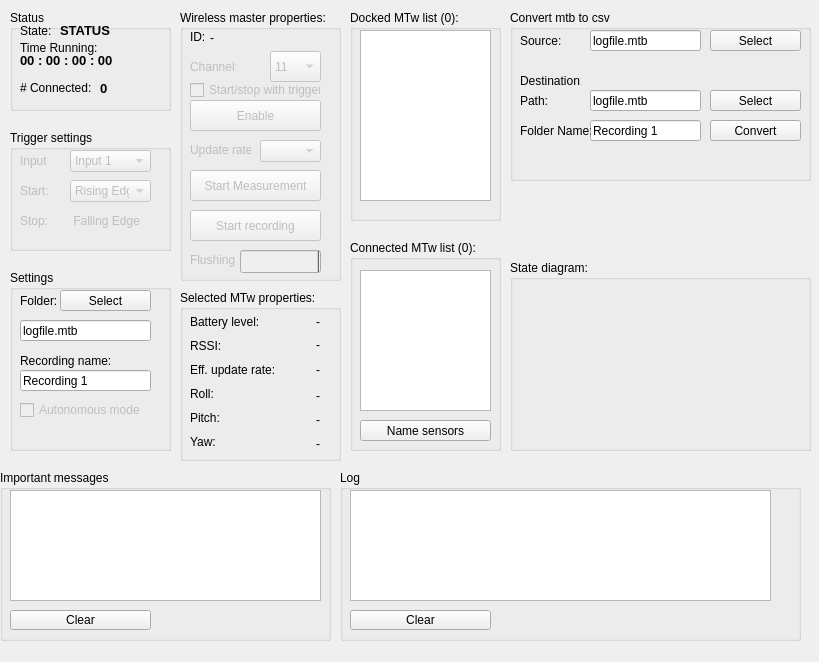
<?xml version="1.0" encoding="UTF-8"?>
<ui version="4.0">
 <class>MainWindow</class>
 <widget class="QMainWindow" name="MainWindow">
  <property name="geometry">
   <rect>
    <x>0</x>
    <y>0</y>
    <width>819</width>
    <height>662</height>
   </rect>
  </property>
  <property name="sizePolicy">
   <sizepolicy hsizetype="Preferred" vsizetype="Preferred">
    <horstretch>0</horstretch>
    <verstretch>0</verstretch>
   </sizepolicy>
  </property>
  <property name="windowTitle">
   <string>Awinda monitor</string>
  </property>
  <widget class="QWidget" name="centralWidget">
   <widget class="QGroupBox" name="connectedMtwListGroupBox">
    <property name="geometry">
     <rect>
      <x>350</x>
      <y>240</y>
      <width>151</width>
      <height>211</height>
     </rect>
    </property>
    <property name="title">
     <string>Connected MTw list (0):</string>
    </property>
    <widget class="QListWidget" name="connectedMtwList">
     <property name="geometry">
      <rect>
       <x>10</x>
       <y>30</y>
       <width>131</width>
       <height>141</height>
      </rect>
     </property>
     <property name="sortingEnabled">
      <bool>true</bool>
     </property>
    </widget>
    <widget class="QPushButton" name="linkButton">
     <property name="enabled">
      <bool>true</bool>
     </property>
     <property name="geometry">
      <rect>
       <x>10</x>
       <y>180</y>
       <width>131</width>
       <height>21</height>
      </rect>
     </property>
     <property name="text">
      <string>Name sensors</string>
     </property>
    </widget>
   </widget>
   <widget class="QGroupBox" name="mtwPropertiesGroupBox">
    <property name="geometry">
     <rect>
      <x>180</x>
      <y>290</y>
      <width>161</width>
      <height>171</height>
     </rect>
    </property>
    <property name="title">
     <string>Selected MTw properties:</string>
    </property>
    <widget class="QLabel" name="batteryLevelCaptionLabel">
     <property name="geometry">
      <rect>
       <x>10</x>
       <y>24</y>
       <width>71</width>
       <height>16</height>
      </rect>
     </property>
     <property name="text">
      <string>Battery level:</string>
     </property>
     <property name="scaledContents">
      <bool>true</bool>
     </property>
    </widget>
    <widget class="QLabel" name="effUpdateRateCaptionLabel">
     <property name="geometry">
      <rect>
       <x>10</x>
       <y>72</y>
       <width>91</width>
       <height>16</height>
      </rect>
     </property>
     <property name="text">
      <string>Eff. update rate:</string>
     </property>
    </widget>
    <widget class="QLabel" name="rssiCaptionLabel">
     <property name="enabled">
      <bool>true</bool>
     </property>
     <property name="geometry">
      <rect>
       <x>10</x>
       <y>48</y>
       <width>46</width>
       <height>16</height>
      </rect>
     </property>
     <property name="text">
      <string>RSSI:</string>
     </property>
    </widget>
    <widget class="QLabel" name="rssiLabel">
     <property name="geometry">
      <rect>
       <x>90</x>
       <y>48</y>
       <width>50</width>
       <height>13</height>
      </rect>
     </property>
     <property name="text">
      <string>-</string>
     </property>
     <property name="alignment">
      <set>Qt::AlignRight|Qt::AlignTrailing|Qt::AlignVCenter</set>
     </property>
    </widget>
    <widget class="QLabel" name="batteryLevelLabel">
     <property name="geometry">
      <rect>
       <x>90</x>
       <y>24</y>
       <width>50</width>
       <height>16</height>
      </rect>
     </property>
     <property name="layoutDirection">
      <enum>Qt::LeftToRight</enum>
     </property>
     <property name="text">
      <string>-</string>
     </property>
     <property name="alignment">
      <set>Qt::AlignRight|Qt::AlignTrailing|Qt::AlignVCenter</set>
     </property>
    </widget>
    <widget class="QLabel" name="effUpdateRateLabel">
     <property name="geometry">
      <rect>
       <x>90</x>
       <y>72</y>
       <width>50</width>
       <height>16</height>
      </rect>
     </property>
     <property name="text">
      <string>-</string>
     </property>
     <property name="alignment">
      <set>Qt::AlignRight|Qt::AlignTrailing|Qt::AlignVCenter</set>
     </property>
    </widget>
    <widget class="QLabel" name="rollLabel">
     <property name="geometry">
      <rect>
       <x>69</x>
       <y>96</y>
       <width>71</width>
       <height>20</height>
      </rect>
     </property>
     <property name="text">
      <string>-</string>
     </property>
     <property name="alignment">
      <set>Qt::AlignRight|Qt::AlignTrailing|Qt::AlignVCenter</set>
     </property>
    </widget>
    <widget class="QLabel" name="rollCaptionLabel">
     <property name="geometry">
      <rect>
       <x>10</x>
       <y>96</y>
       <width>46</width>
       <height>16</height>
      </rect>
     </property>
     <property name="text">
      <string>Roll:</string>
     </property>
    </widget>
    <widget class="QLabel" name="yawCaptionLabel">
     <property name="geometry">
      <rect>
       <x>10</x>
       <y>144</y>
       <width>46</width>
       <height>16</height>
      </rect>
     </property>
     <property name="text">
      <string>Yaw:</string>
     </property>
    </widget>
    <widget class="QLabel" name="pitchLabel">
     <property name="geometry">
      <rect>
       <x>69</x>
       <y>120</y>
       <width>71</width>
       <height>20</height>
      </rect>
     </property>
     <property name="text">
      <string>-</string>
     </property>
     <property name="alignment">
      <set>Qt::AlignRight|Qt::AlignTrailing|Qt::AlignVCenter</set>
     </property>
    </widget>
    <widget class="QLabel" name="pitchCaptionLabel">
     <property name="geometry">
      <rect>
       <x>10</x>
       <y>120</y>
       <width>46</width>
       <height>16</height>
      </rect>
     </property>
     <property name="text">
      <string>Pitch:</string>
     </property>
    </widget>
    <widget class="QLabel" name="yawLabel">
     <property name="geometry">
      <rect>
       <x>69</x>
       <y>144</y>
       <width>71</width>
       <height>20</height>
      </rect>
     </property>
     <property name="text">
      <string>-</string>
     </property>
     <property name="alignment">
      <set>Qt::AlignRight|Qt::AlignTrailing|Qt::AlignVCenter</set>
     </property>
    </widget>
   </widget>
   <widget class="QGroupBox" name="stationPropertiesGroupBox">
    <property name="geometry">
     <rect>
      <x>180</x>
      <y>10</y>
      <width>161</width>
      <height>271</height>
     </rect>
    </property>
    <property name="title">
     <string>Wireless master properties:</string>
    </property>
    <widget class="QLabel" name="updateRateCaptionLabel">
     <property name="enabled">
      <bool>false</bool>
     </property>
     <property name="geometry">
      <rect>
       <x>10</x>
       <y>130</y>
       <width>61</width>
       <height>20</height>
      </rect>
     </property>
     <property name="text">
      <string>Update rate:</string>
     </property>
    </widget>
    <widget class="QComboBox" name="allowedUpdateRatesComboBox">
     <property name="enabled">
      <bool>false</bool>
     </property>
     <property name="geometry">
      <rect>
       <x>80</x>
       <y>130</y>
       <width>61</width>
       <height>22</height>
      </rect>
     </property>
    </widget>
    <widget class="QLabel" name="channelCaptionLabel">
     <property name="enabled">
      <bool>false</bool>
     </property>
     <property name="geometry">
      <rect>
       <x>10</x>
       <y>50</y>
       <width>46</width>
       <height>13</height>
      </rect>
     </property>
     <property name="text">
      <string>Channel:</string>
     </property>
    </widget>
    <widget class="QComboBox" name="channelComboBox">
     <property name="enabled">
      <bool>false</bool>
     </property>
     <property name="geometry">
      <rect>
       <x>90</x>
       <y>41</y>
       <width>51</width>
       <height>31</height>
      </rect>
     </property>
     <item>
      <property name="text">
       <string>11</string>
      </property>
     </item>
     <item>
      <property name="text">
       <string>12</string>
      </property>
     </item>
     <item>
      <property name="text">
       <string>13</string>
      </property>
     </item>
     <item>
      <property name="text">
       <string>14</string>
      </property>
     </item>
     <item>
      <property name="text">
       <string>15</string>
      </property>
     </item>
     <item>
      <property name="text">
       <string>16</string>
      </property>
     </item>
     <item>
      <property name="text">
       <string>17</string>
      </property>
     </item>
     <item>
      <property name="text">
       <string>18</string>
      </property>
     </item>
     <item>
      <property name="text">
       <string>19</string>
      </property>
     </item>
     <item>
      <property name="text">
       <string>20</string>
      </property>
     </item>
     <item>
      <property name="text">
       <string>21</string>
      </property>
     </item>
     <item>
      <property name="text">
       <string>22</string>
      </property>
     </item>
     <item>
      <property name="text">
       <string>23</string>
      </property>
     </item>
     <item>
      <property name="text">
       <string>24</string>
      </property>
     </item>
     <item>
      <property name="text">
       <string>25</string>
      </property>
     </item>
    </widget>
    <widget class="QLabel" name="stationIdCaptionLabel">
     <property name="geometry">
      <rect>
       <x>10</x>
       <y>20</y>
       <width>46</width>
       <height>13</height>
      </rect>
     </property>
     <property name="text">
      <string>ID:</string>
     </property>
    </widget>
    <widget class="QLabel" name="stationIdLabel">
     <property name="geometry">
      <rect>
       <x>30</x>
       <y>20</y>
       <width>61</width>
       <height>16</height>
      </rect>
     </property>
     <property name="text">
      <string>-</string>
     </property>
     <property name="scaledContents">
      <bool>false</bool>
     </property>
    </widget>
    <widget class="QPushButton" name="enableButton">
     <property name="enabled">
      <bool>false</bool>
     </property>
     <property name="geometry">
      <rect>
       <x>10</x>
       <y>90</y>
       <width>131</width>
       <height>31</height>
      </rect>
     </property>
     <property name="text">
      <string>Enable</string>
     </property>
    </widget>
    <widget class="QPushButton" name="startMeasurementButton">
     <property name="enabled">
      <bool>false</bool>
     </property>
     <property name="geometry">
      <rect>
       <x>10</x>
       <y>160</y>
       <width>131</width>
       <height>31</height>
      </rect>
     </property>
     <property name="text">
      <string>Start Measurement</string>
     </property>
    </widget>
    <widget class="QPushButton" name="recordingButton">
     <property name="enabled">
      <bool>false</bool>
     </property>
     <property name="geometry">
      <rect>
       <x>10</x>
       <y>200</y>
       <width>131</width>
       <height>31</height>
      </rect>
     </property>
     <property name="text">
      <string>Start recording</string>
     </property>
    </widget>
    <widget class="QProgressBar" name="flushingProgressBar">
     <property name="enabled">
      <bool>false</bool>
     </property>
     <property name="geometry">
      <rect>
       <x>60</x>
       <y>240</y>
       <width>81</width>
       <height>23</height>
      </rect>
     </property>
     <property name="value">
      <number>0</number>
     </property>
     <property name="textVisible">
      <bool>false</bool>
     </property>
     <property name="invertedAppearance">
      <bool>true</bool>
     </property>
    </widget>
    <widget class="QLabel" name="flushingCaptionLabel">
     <property name="enabled">
      <bool>false</bool>
     </property>
     <property name="geometry">
      <rect>
       <x>10</x>
       <y>240</y>
       <width>46</width>
       <height>20</height>
      </rect>
     </property>
     <property name="text">
      <string>Flushing:</string>
     </property>
    </widget>
    <widget class="QCheckBox" name="selectTriggerBox">
     <property name="enabled">
      <bool>false</bool>
     </property>
     <property name="geometry">
      <rect>
       <x>10</x>
       <y>70</y>
       <width>131</width>
       <height>20</height>
      </rect>
     </property>
     <property name="text">
      <string>Start/stop with trigger</string>
     </property>
    </widget>
   </widget>
   <widget class="QGroupBox" name="loggingGroupBox">
    <property name="geometry">
     <rect>
      <x>340</x>
      <y>470</y>
      <width>461</width>
      <height>171</height>
     </rect>
    </property>
    <property name="title">
     <string>Log</string>
    </property>
    <widget class="QTextBrowser" name="logWindow">
     <property name="geometry">
      <rect>
       <x>10</x>
       <y>20</y>
       <width>421</width>
       <height>111</height>
      </rect>
     </property>
    </widget>
    <widget class="QPushButton" name="clearLogPushButton">
     <property name="geometry">
      <rect>
       <x>10</x>
       <y>140</y>
       <width>141</width>
       <height>20</height>
      </rect>
     </property>
     <property name="text">
      <string>Clear</string>
     </property>
    </widget>
   </widget>
   <widget class="QGroupBox" name="stateMachineImageGroupBox">
    <property name="geometry">
     <rect>
      <x>510</x>
      <y>260</y>
      <width>301</width>
      <height>191</height>
     </rect>
    </property>
    <property name="title">
     <string>State diagram:</string>
    </property>
    <widget class="QLabel" name="stateDiagramLabel">
     <property name="geometry">
      <rect>
       <x>10</x>
       <y>20</y>
       <width>291</width>
       <height>141</height>
      </rect>
     </property>
     <property name="text">
      <string>&lt;State diagram&gt;</string>
     </property>
    </widget>
   </widget>
   <widget class="QGroupBox" name="dockedMtwListGroupBox">
    <property name="geometry">
     <rect>
      <x>350</x>
      <y>10</y>
      <width>151</width>
      <height>211</height>
     </rect>
    </property>
    <property name="title">
     <string>Docked MTw list (0):</string>
    </property>
    <widget class="QListWidget" name="dockedMtwList">
     <property name="geometry">
      <rect>
       <x>10</x>
       <y>20</y>
       <width>131</width>
       <height>171</height>
      </rect>
     </property>
     <property name="sortingEnabled">
      <bool>true</bool>
     </property>
    </widget>
   </widget>
   <widget class="QGroupBox" name="groupBox">
    <property name="geometry">
     <rect>
      <x>510</x>
      <y>10</y>
      <width>301</width>
      <height>171</height>
     </rect>
    </property>
    <property name="title">
     <string>Convert mtb to csv</string>
    </property>
    <widget class="QLineEdit" name="logSourceEdit">
     <property name="enabled">
      <bool>true</bool>
     </property>
     <property name="geometry">
      <rect>
       <x>80</x>
       <y>20</y>
       <width>111</width>
       <height>21</height>
      </rect>
     </property>
     <property name="text">
      <string>logfile.mtb</string>
     </property>
    </widget>
    <widget class="QLabel" name="logSourceLabel">
     <property name="enabled">
      <bool>true</bool>
     </property>
     <property name="geometry">
      <rect>
       <x>10</x>
       <y>20</y>
       <width>46</width>
       <height>21</height>
      </rect>
     </property>
     <property name="text">
      <string>Source:</string>
     </property>
    </widget>
    <widget class="QLabel" name="logDestinationLabel">
     <property name="enabled">
      <bool>true</bool>
     </property>
     <property name="geometry">
      <rect>
       <x>10</x>
       <y>60</y>
       <width>61</width>
       <height>21</height>
      </rect>
     </property>
     <property name="text">
      <string>Destination:</string>
     </property>
    </widget>
    <widget class="QLineEdit" name="destPathEdit">
     <property name="enabled">
      <bool>true</bool>
     </property>
     <property name="geometry">
      <rect>
       <x>80</x>
       <y>80</y>
       <width>111</width>
       <height>21</height>
      </rect>
     </property>
     <property name="text">
      <string>logfile.mtb</string>
     </property>
    </widget>
    <widget class="QPushButton" name="convertButton">
     <property name="enabled">
      <bool>true</bool>
     </property>
     <property name="geometry">
      <rect>
       <x>200</x>
       <y>110</y>
       <width>91</width>
       <height>21</height>
      </rect>
     </property>
     <property name="text">
      <string>Convert</string>
     </property>
    </widget>
    <widget class="QPushButton" name="selectButton">
     <property name="enabled">
      <bool>true</bool>
     </property>
     <property name="geometry">
      <rect>
       <x>200</x>
       <y>20</y>
       <width>91</width>
       <height>21</height>
      </rect>
     </property>
     <property name="text">
      <string>Select</string>
     </property>
    </widget>
    <widget class="QLineEdit" name="destNameEdit">
     <property name="enabled">
      <bool>true</bool>
     </property>
     <property name="geometry">
      <rect>
       <x>80</x>
       <y>110</y>
       <width>111</width>
       <height>21</height>
      </rect>
     </property>
     <property name="text">
      <string>Recording 1</string>
     </property>
    </widget>
    <widget class="QLabel" name="logDestinationLabel_2">
     <property name="enabled">
      <bool>true</bool>
     </property>
     <property name="geometry">
      <rect>
       <x>10</x>
       <y>80</y>
       <width>41</width>
       <height>21</height>
      </rect>
     </property>
     <property name="text">
      <string>Path:</string>
     </property>
    </widget>
    <widget class="QLabel" name="logDestinationLabel_3">
     <property name="enabled">
      <bool>true</bool>
     </property>
     <property name="geometry">
      <rect>
       <x>10</x>
       <y>110</y>
       <width>71</width>
       <height>21</height>
      </rect>
     </property>
     <property name="text">
      <string>Folder Name:</string>
     </property>
    </widget>
    <widget class="QPushButton" name="selectDestButton">
     <property name="enabled">
      <bool>true</bool>
     </property>
     <property name="geometry">
      <rect>
       <x>200</x>
       <y>80</y>
       <width>91</width>
       <height>21</height>
      </rect>
     </property>
     <property name="text">
      <string>Select</string>
     </property>
    </widget>
   </widget>
   <widget class="QGroupBox" name="groupBox_2">
    <property name="geometry">
     <rect>
      <x>10</x>
      <y>10</y>
      <width>161</width>
      <height>101</height>
     </rect>
    </property>
    <property name="title">
     <string>Status</string>
    </property>
    <widget class="QLabel" name="logSourceLabel_2">
     <property name="enabled">
      <bool>true</bool>
     </property>
     <property name="geometry">
      <rect>
       <x>10</x>
       <y>10</y>
       <width>46</width>
       <height>21</height>
      </rect>
     </property>
     <property name="text">
      <string>State:</string>
     </property>
    </widget>
    <widget class="QPushButton" name="convertButton_2">
     <property name="enabled">
      <bool>true</bool>
     </property>
     <property name="geometry">
      <rect>
       <x>200</x>
       <y>110</y>
       <width>91</width>
       <height>21</height>
      </rect>
     </property>
     <property name="text">
      <string>Convert</string>
     </property>
    </widget>
    <widget class="QPushButton" name="selectButton_2">
     <property name="enabled">
      <bool>true</bool>
     </property>
     <property name="geometry">
      <rect>
       <x>200</x>
       <y>20</y>
       <width>91</width>
       <height>21</height>
      </rect>
     </property>
     <property name="text">
      <string>Select</string>
     </property>
    </widget>
    <widget class="QPushButton" name="selectDestButton_2">
     <property name="enabled">
      <bool>true</bool>
     </property>
     <property name="geometry">
      <rect>
       <x>200</x>
       <y>80</y>
       <width>91</width>
       <height>21</height>
      </rect>
     </property>
     <property name="text">
      <string>Select</string>
     </property>
    </widget>
    <widget class="QLabel" name="elapsedLabel">
     <property name="geometry">
      <rect>
       <x>10</x>
       <y>30</y>
       <width>91</width>
       <height>16</height>
      </rect>
     </property>
     <property name="text">
      <string>Time Running:</string>
     </property>
    </widget>
    <widget class="QLabel" name="elapsedTimeLabel">
     <property name="geometry">
      <rect>
       <x>10</x>
       <y>40</y>
       <width>121</width>
       <height>21</height>
      </rect>
     </property>
     <property name="font">
      <font>
       <pointsize>10</pointsize>
       <weight>75</weight>
       <bold>true</bold>
      </font>
     </property>
     <property name="text">
      <string>00 : 00 : 00 : 00</string>
     </property>
    </widget>
    <widget class="QLabel" name="stateLabel">
     <property name="geometry">
      <rect>
       <x>50</x>
       <y>10</y>
       <width>101</width>
       <height>21</height>
      </rect>
     </property>
     <property name="font">
      <font>
       <pointsize>10</pointsize>
       <weight>75</weight>
       <bold>true</bold>
      </font>
     </property>
     <property name="text">
      <string>STATUS</string>
     </property>
    </widget>
    <widget class="QLabel" name="elapsedLabel_2">
     <property name="geometry">
      <rect>
       <x>10</x>
       <y>70</y>
       <width>121</width>
       <height>16</height>
      </rect>
     </property>
     <property name="text">
      <string># Connected:</string>
     </property>
    </widget>
    <widget class="QLabel" name="connectedLabel">
     <property name="geometry">
      <rect>
       <x>90</x>
       <y>70</y>
       <width>20</width>
       <height>16</height>
      </rect>
     </property>
     <property name="font">
      <font>
       <pointsize>10</pointsize>
       <weight>75</weight>
       <bold>true</bold>
      </font>
     </property>
     <property name="text">
      <string>0</string>
     </property>
    </widget>
   </widget>
   <widget class="QGroupBox" name="triggerGroup">
    <property name="enabled">
     <bool>true</bool>
    </property>
    <property name="geometry">
     <rect>
      <x>10</x>
      <y>130</y>
      <width>161</width>
      <height>121</height>
     </rect>
    </property>
    <property name="title">
     <string>Trigger settings</string>
    </property>
    <widget class="QLabel" name="intput2TriggerLabel">
     <property name="enabled">
      <bool>false</bool>
     </property>
     <property name="geometry">
      <rect>
       <x>10</x>
       <y>80</y>
       <width>46</width>
       <height>21</height>
      </rect>
     </property>
     <property name="text">
      <string>Stop:</string>
     </property>
    </widget>
    <widget class="QComboBox" name="startComboBox">
     <property name="enabled">
      <bool>false</bool>
     </property>
     <property name="geometry">
      <rect>
       <x>60</x>
       <y>50</y>
       <width>81</width>
       <height>22</height>
      </rect>
     </property>
     <item>
      <property name="text">
       <string>Rising Edge</string>
      </property>
     </item>
     <item>
      <property name="text">
       <string>Falling Edge</string>
      </property>
     </item>
    </widget>
    <widget class="QLabel" name="intputTriggerLabel">
     <property name="enabled">
      <bool>false</bool>
     </property>
     <property name="geometry">
      <rect>
       <x>10</x>
       <y>50</y>
       <width>46</width>
       <height>21</height>
      </rect>
     </property>
     <property name="text">
      <string>Start:</string>
     </property>
    </widget>
    <widget class="QLabel" name="intputLabel">
     <property name="enabled">
      <bool>false</bool>
     </property>
     <property name="geometry">
      <rect>
       <x>10</x>
       <y>20</y>
       <width>46</width>
       <height>21</height>
      </rect>
     </property>
     <property name="text">
      <string>Input</string>
     </property>
    </widget>
    <widget class="QComboBox" name="inputComboBox">
     <property name="enabled">
      <bool>false</bool>
     </property>
     <property name="geometry">
      <rect>
       <x>60</x>
       <y>20</y>
       <width>81</width>
       <height>22</height>
      </rect>
     </property>
     <item>
      <property name="text">
       <string>Input 1</string>
      </property>
     </item>
     <item>
      <property name="text">
       <string>Input 2</string>
      </property>
     </item>
    </widget>
    <widget class="QLabel" name="stopLabel">
     <property name="enabled">
      <bool>false</bool>
     </property>
     <property name="geometry">
      <rect>
       <x>60</x>
       <y>80</y>
       <width>81</width>
       <height>21</height>
      </rect>
     </property>
     <property name="text">
      <string> Falling Edge</string>
     </property>
    </widget>
   </widget>
   <widget class="QGroupBox" name="loggingGroupBox_2">
    <property name="enabled">
     <bool>true</bool>
    </property>
    <property name="geometry">
     <rect>
      <x>0</x>
      <y>470</y>
      <width>331</width>
      <height>171</height>
     </rect>
    </property>
    <property name="title">
     <string>Important messages</string>
    </property>
    <widget class="QTextBrowser" name="errorWindow">
     <property name="geometry">
      <rect>
       <x>10</x>
       <y>20</y>
       <width>311</width>
       <height>111</height>
      </rect>
     </property>
    </widget>
    <widget class="QPushButton" name="clearLogPushButton2">
     <property name="geometry">
      <rect>
       <x>10</x>
       <y>140</y>
       <width>141</width>
       <height>20</height>
      </rect>
     </property>
     <property name="text">
      <string>Clear</string>
     </property>
    </widget>
   </widget>
   <widget class="QGroupBox" name="settingsGroup">
    <property name="geometry">
     <rect>
      <x>10</x>
      <y>270</y>
      <width>161</width>
      <height>181</height>
     </rect>
    </property>
    <property name="title">
     <string>Settings</string>
    </property>
    <widget class="QPushButton" name="convertButton_3">
     <property name="enabled">
      <bool>true</bool>
     </property>
     <property name="geometry">
      <rect>
       <x>200</x>
       <y>110</y>
       <width>91</width>
       <height>21</height>
      </rect>
     </property>
     <property name="text">
      <string>Convert</string>
     </property>
    </widget>
    <widget class="QPushButton" name="selectButton_3">
     <property name="enabled">
      <bool>true</bool>
     </property>
     <property name="geometry">
      <rect>
       <x>200</x>
       <y>20</y>
       <width>91</width>
       <height>21</height>
      </rect>
     </property>
     <property name="text">
      <string>Select</string>
     </property>
    </widget>
    <widget class="QPushButton" name="selectDestButton_3">
     <property name="enabled">
      <bool>true</bool>
     </property>
     <property name="geometry">
      <rect>
       <x>200</x>
       <y>80</y>
       <width>91</width>
       <height>21</height>
      </rect>
     </property>
     <property name="text">
      <string>Select</string>
     </property>
    </widget>
    <widget class="QLabel" name="logSourceLabel_3">
     <property name="enabled">
      <bool>true</bool>
     </property>
     <property name="geometry">
      <rect>
       <x>10</x>
       <y>20</y>
       <width>71</width>
       <height>21</height>
      </rect>
     </property>
     <property name="text">
      <string>Folder:</string>
     </property>
    </widget>
    <widget class="QLineEdit" name="folderEdit">
     <property name="enabled">
      <bool>true</bool>
     </property>
     <property name="geometry">
      <rect>
       <x>10</x>
       <y>50</y>
       <width>131</width>
       <height>21</height>
      </rect>
     </property>
     <property name="text">
      <string>logfile.mtb</string>
     </property>
    </widget>
    <widget class="QLineEdit" name="measureEdit">
     <property name="enabled">
      <bool>true</bool>
     </property>
     <property name="geometry">
      <rect>
       <x>10</x>
       <y>100</y>
       <width>131</width>
       <height>21</height>
      </rect>
     </property>
     <property name="text">
      <string>Recording 1</string>
     </property>
    </widget>
    <widget class="QPushButton" name="selectFolderButton">
     <property name="enabled">
      <bool>true</bool>
     </property>
     <property name="geometry">
      <rect>
       <x>50</x>
       <y>20</y>
       <width>91</width>
       <height>21</height>
      </rect>
     </property>
     <property name="text">
      <string>Select</string>
     </property>
    </widget>
    <widget class="QLabel" name="logDestinationLabel_4">
     <property name="enabled">
      <bool>true</bool>
     </property>
     <property name="geometry">
      <rect>
       <x>10</x>
       <y>80</y>
       <width>101</width>
       <height>21</height>
      </rect>
     </property>
     <property name="text">
      <string>Recording name:</string>
     </property>
    </widget>
    <widget class="QCheckBox" name="autonomousBox">
     <property name="enabled">
      <bool>false</bool>
     </property>
     <property name="geometry">
      <rect>
       <x>10</x>
       <y>130</y>
       <width>131</width>
       <height>20</height>
      </rect>
     </property>
     <property name="text">
      <string>Autonomous mode</string>
     </property>
    </widget>
   </widget>
  </widget>
 </widget>
 <layoutdefault spacing="6" margin="11"/>
 <resources/>
 <connections/>
</ui>
